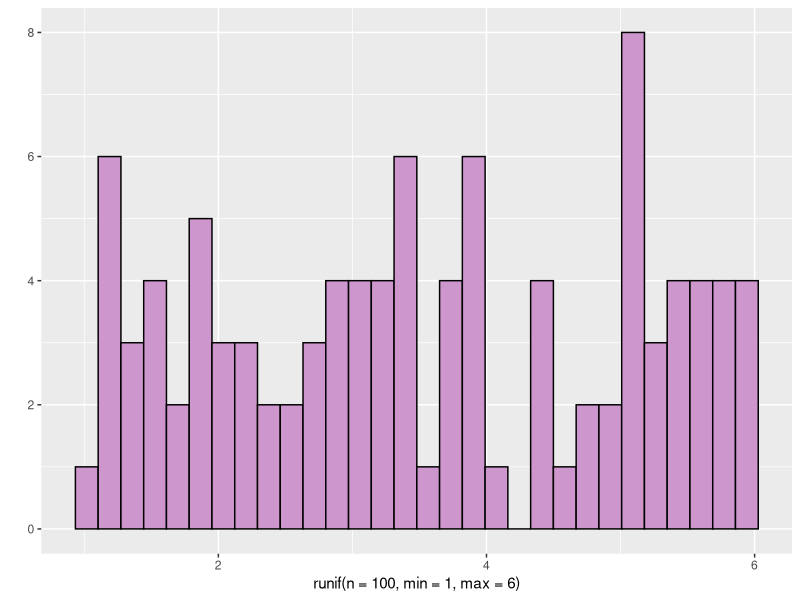
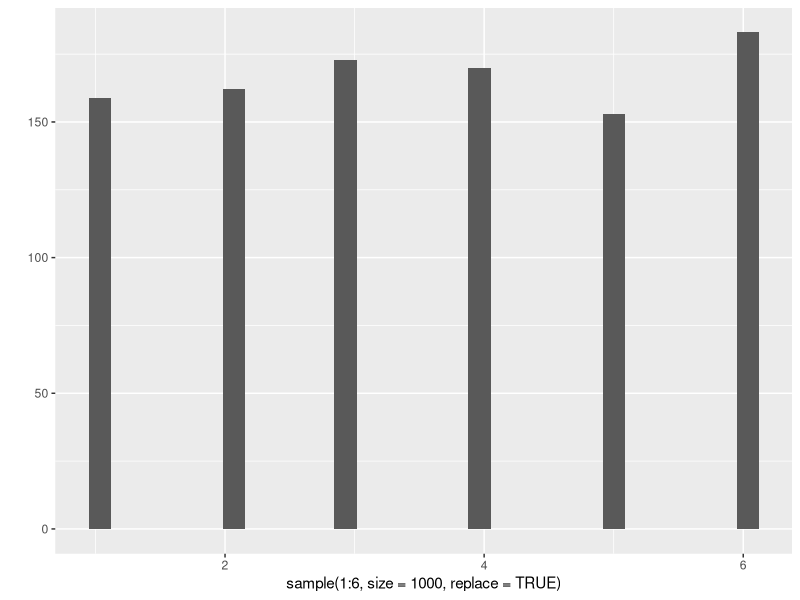
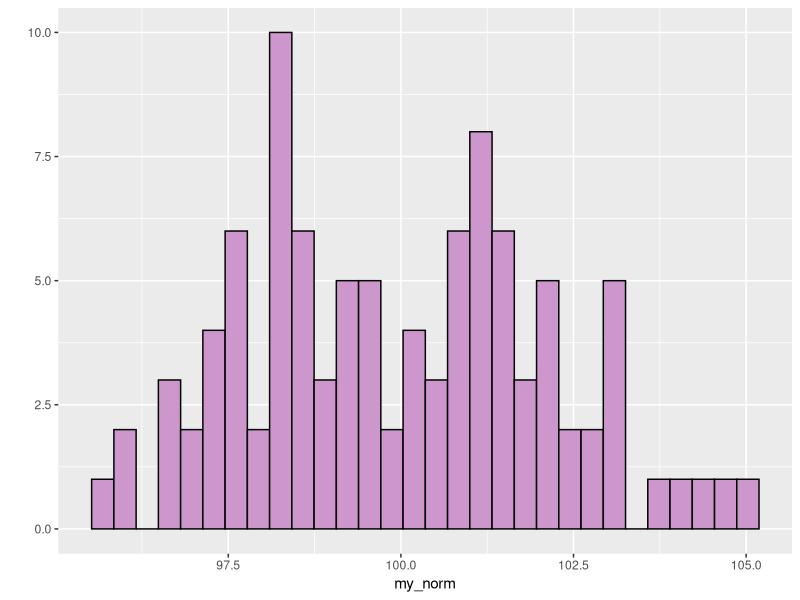
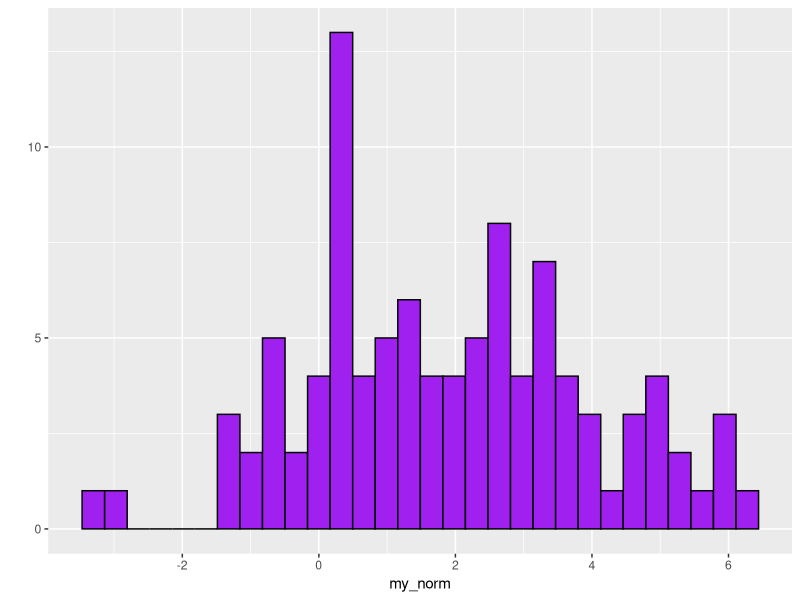
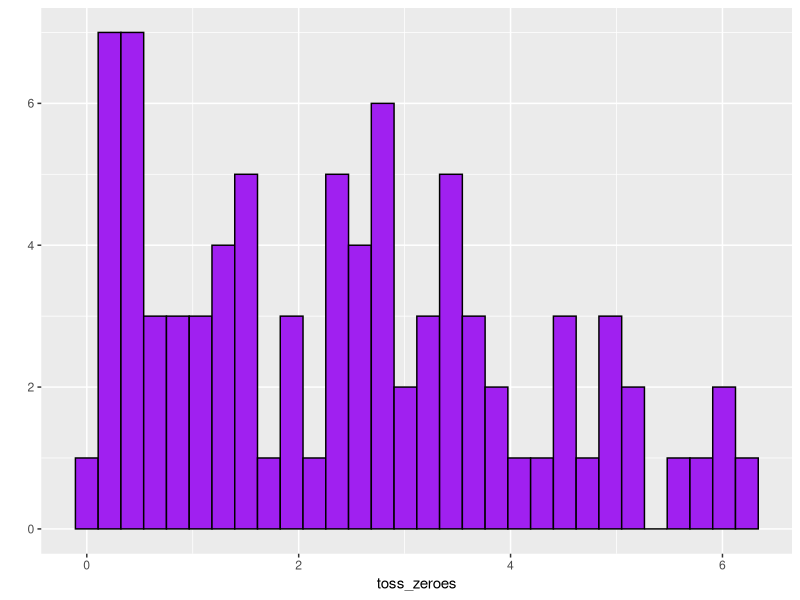
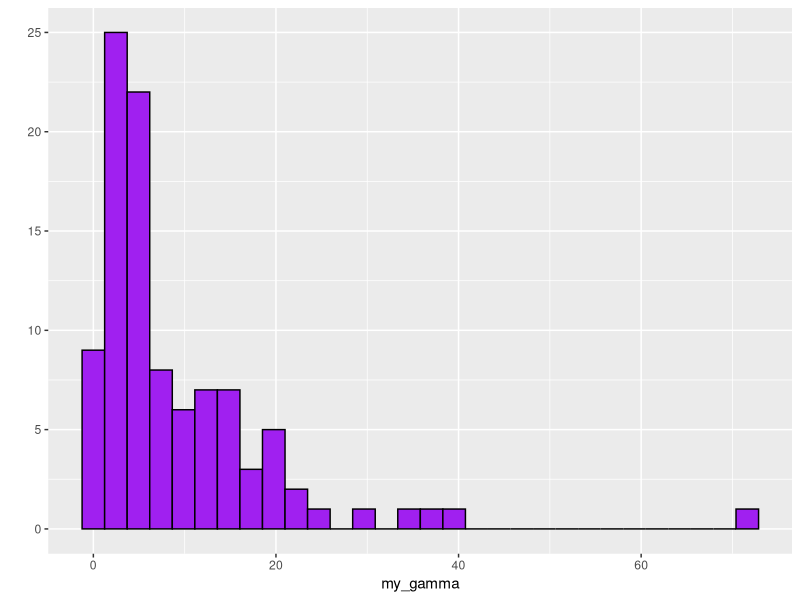
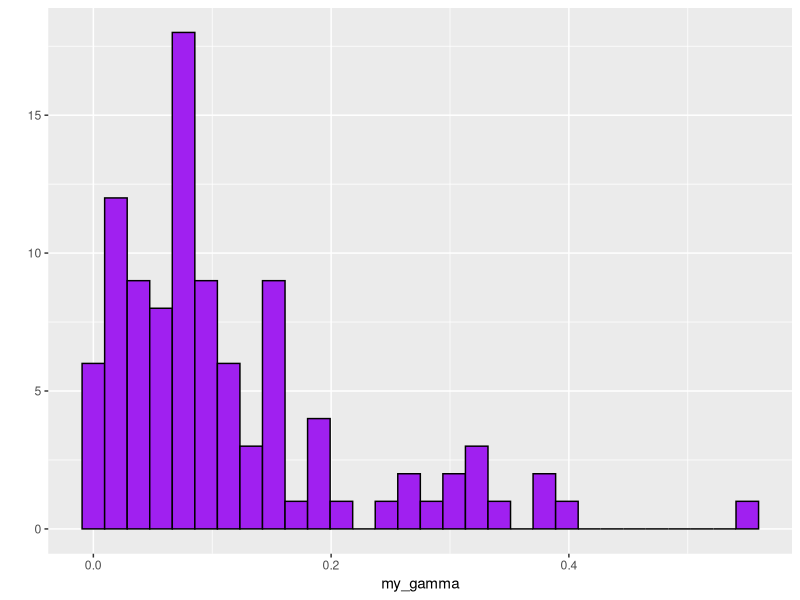
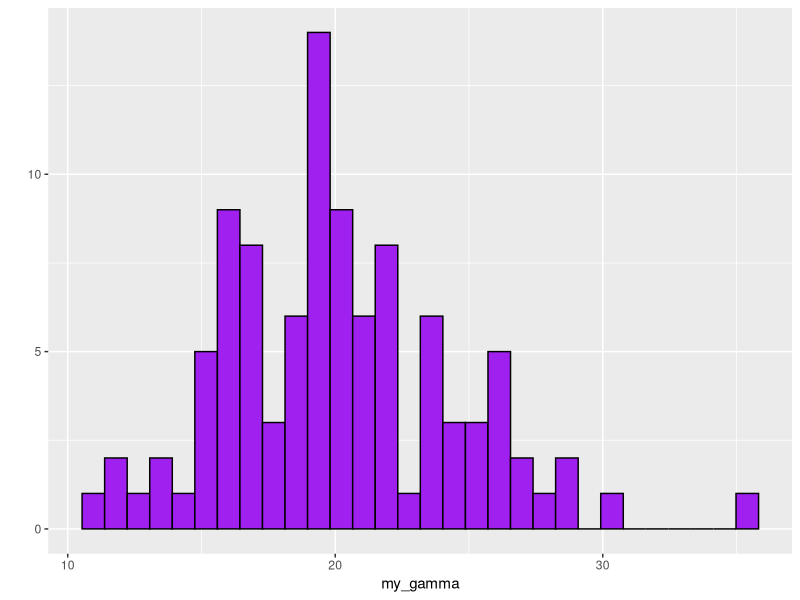

Generate these figures, in order, with R:

# Uniform Distribution-----------------------------------------------------------------
library(ggplot2)
qplot(x=runif(n=100,min=1,max=6),
              color=I("black"),
              fill=I("plum3"))
qplot(x=sample(1:6,size=1000,replace=TRUE))


# Normal Distribution -----------------------------------------------------

my_norm <- rnorm(n=100,mean=100,sd=2)
qplot(x=my_norm,
      color=I("black"),
      fill=I("plum3"))

# problems where mean is too small
my_norm <- rnorm(n=100,mean=2,sd=2)
qplot(x=my_norm,
      color=I("black"),
      fill=I("purple")) #values go below zero!
toss_zeroes <- my_norm[my_norm>0]
qplot(x=toss_zeroes,
      color=I("black"),
      fill=I("purple"))
mean(toss_zeroes)
sd(toss_zeroes)


# Gamma Distribution ------------------------------------------------------

# use for continuous data greater than zero 
my_gamma <- rgamma(n=100,shape=1,scale=10)
qplot(x=my_gamma,
      color=I("black"),
      fill=I("purple"))
# gamma with shape =1 is exponential with scale =mean 
my_gamma <- rgamma(n=100,shape=1,scale=0.1) #avg of 0.1
qplot(x=my_gamma,
      color=I("black"),
      fill=I("purple"))
# increasing the shape parameter distribution looks more normal 
my_gamma <- rgamma(n=100,shape=20,scale=1)
qplot(x=my_gamma,
      color=I("black"),
      fill=I("purple"))
# scale parameter changes both the mean and the variance! 
# mean = shape * scale 
# variance = (shape*scale)^2


# Beta Distribution -------------------------------------------------------

#continuous, but bounded between 0 and 1 (good for looking at probability dist.)

#analogous to binomial, but with a continous distribution of possible values 

#p((data)parameters)
#Bayesian: p(parameters(data)) #probability of the parameters given the data = maximum likelihood estimator of parameters

#shape1= number of successes + 1
#shape2= number of failures + 1 

my_beta <- rbeta(n=1000,shape1=2,shape2=1) #biased towards heads (3 heads and no tails)
qplot(x=my_beta,
      color=I("black"),
      fill=I("plum3"))
#shape and scale less than 1.0 gives u-shaped curve 
my_beta <- rbeta(n=1000,shape1=0.2,shape2=0.1)
qplot(x=my_beta,
      color=I("black"),
      fill=I("plum3")) # probability peaks on edges of dist. 

# Maximum Likelihood ------------------------------------------------------

#Estimate parameters from data 
x <- rnorm(1000,mean=92.5,sd=2.5)
qplot(x=x,
      color=I("black"),
      fill=I("plum3"))
library(MASS)

fitdistr(x,"normal")#data, distribution we are fitting to- gives us mean and sd
fitdistr(x,"gamma") #gives us shape and rate parameters from data
# simulate gamma using those parameters to test 

x_sim <- rgamma(n=1000,shape=1277,rate=13.8)
qplot(x=x_sim,
      color=I("black"),
      fill=I("plum3"))#looks pretty similar to data we had, should use gamma dist, fits data well 


